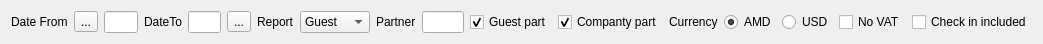
<?xml version="1.0" encoding="UTF-8"?>
<ui version="4.0">
 <class>FCardexSales</class>
 <widget class="QWidget" name="FCardexSales">
  <property name="geometry">
   <rect>
    <x>0</x>
    <y>0</y>
    <width>1043</width>
    <height>41</height>
   </rect>
  </property>
  <property name="windowTitle">
   <string>Form</string>
  </property>
  <layout class="QHBoxLayout" name="horizontalLayout_2">
   <item>
    <widget class="QLabel" name="label">
     <property name="text">
      <string>Date From</string>
     </property>
    </widget>
   </item>
   <item>
    <widget class="QToolButton" name="toolButton">
     <property name="focusPolicy">
      <enum>Qt::NoFocus</enum>
     </property>
     <property name="text">
      <string>...</string>
     </property>
     <property name="icon">
      <iconset resource="../Resort/res.qrc">
       <normaloff>:/images/left.png</normaloff>:/images/left.png</iconset>
     </property>
    </widget>
   </item>
   <item>
    <widget class="EDateEdit" name="deFrom">
     <property name="maximumSize">
      <size>
       <width>100</width>
       <height>16777215</height>
      </size>
     </property>
    </widget>
   </item>
   <item>
    <widget class="QLabel" name="label_2">
     <property name="text">
      <string>DateTo</string>
     </property>
    </widget>
   </item>
   <item>
    <widget class="EDateEdit" name="deTo">
     <property name="maximumSize">
      <size>
       <width>100</width>
       <height>16777215</height>
      </size>
     </property>
    </widget>
   </item>
   <item>
    <widget class="QToolButton" name="toolButton_2">
     <property name="focusPolicy">
      <enum>Qt::NoFocus</enum>
     </property>
     <property name="text">
      <string>...</string>
     </property>
     <property name="icon">
      <iconset resource="../Resort/res.qrc">
       <normaloff>:/images/right.png</normaloff>:/images/right.png</iconset>
     </property>
    </widget>
   </item>
   <item>
    <widget class="QLabel" name="label_5">
     <property name="text">
      <string>Report</string>
     </property>
    </widget>
   </item>
   <item>
    <widget class="QComboBox" name="cbReportType">
     <property name="focusPolicy">
      <enum>Qt::NoFocus</enum>
     </property>
     <item>
      <property name="text">
       <string>Guest</string>
      </property>
     </item>
     <item>
      <property name="text">
       <string>Cardex</string>
      </property>
     </item>
    </widget>
   </item>
   <item>
    <widget class="QLabel" name="label_4">
     <property name="text">
      <string>Partner</string>
     </property>
    </widget>
   </item>
   <item>
    <widget class="EQLineEdit" name="leCardex">
     <property name="focusPolicy">
      <enum>Qt::ClickFocus</enum>
     </property>
    </widget>
   </item>
   <item>
    <widget class="QCheckBox" name="chGuestPart">
     <property name="focusPolicy">
      <enum>Qt::ClickFocus</enum>
     </property>
     <property name="text">
      <string>Guest part</string>
     </property>
     <property name="checked">
      <bool>true</bool>
     </property>
    </widget>
   </item>
   <item>
    <widget class="QCheckBox" name="chCompanyPart">
     <property name="focusPolicy">
      <enum>Qt::ClickFocus</enum>
     </property>
     <property name="text">
      <string>Companty part</string>
     </property>
     <property name="checked">
      <bool>true</bool>
     </property>
    </widget>
   </item>
   <item>
    <widget class="QWidget" name="widget" native="true">
     <layout class="QHBoxLayout" name="horizontalLayout">
      <property name="leftMargin">
       <number>0</number>
      </property>
      <property name="topMargin">
       <number>0</number>
      </property>
      <property name="rightMargin">
       <number>0</number>
      </property>
      <property name="bottomMargin">
       <number>0</number>
      </property>
      <item>
       <widget class="QLabel" name="label_3">
        <property name="text">
         <string>Currency</string>
        </property>
       </widget>
      </item>
      <item>
       <widget class="QRadioButton" name="rbAmd">
        <property name="focusPolicy">
         <enum>Qt::ClickFocus</enum>
        </property>
        <property name="text">
         <string>AMD</string>
        </property>
        <property name="checked">
         <bool>true</bool>
        </property>
       </widget>
      </item>
      <item>
       <widget class="QRadioButton" name="rbUsd">
        <property name="focusPolicy">
         <enum>Qt::ClickFocus</enum>
        </property>
        <property name="text">
         <string>USD</string>
        </property>
       </widget>
      </item>
      <item>
       <widget class="QCheckBox" name="chNoVat">
        <property name="focusPolicy">
         <enum>Qt::NoFocus</enum>
        </property>
        <property name="text">
         <string>No VAT</string>
        </property>
       </widget>
      </item>
      <item>
       <widget class="QCheckBox" name="chCheckin">
        <property name="focusPolicy">
         <enum>Qt::NoFocus</enum>
        </property>
        <property name="text">
         <string>Check in included</string>
        </property>
       </widget>
      </item>
     </layout>
    </widget>
   </item>
   <item>
    <spacer name="horizontalSpacer">
     <property name="orientation">
      <enum>Qt::Horizontal</enum>
     </property>
     <property name="sizeHint" stdset="0">
      <size>
       <width>59</width>
       <height>20</height>
      </size>
     </property>
    </spacer>
   </item>
  </layout>
 </widget>
 <customwidgets>
  <customwidget>
   <class>EQLineEdit</class>
   <extends>QLineEdit</extends>
   <header location="global">eqlineedit.h</header>
   <slots>
    <signal>customButtonClicked(bool)</signal>
   </slots>
  </customwidget>
  <customwidget>
   <class>EDateEdit</class>
   <extends>QLineEdit</extends>
   <header location="global">edateedit.h</header>
  </customwidget>
 </customwidgets>
 <tabstops>
  <tabstop>deFrom</tabstop>
  <tabstop>deTo</tabstop>
  <tabstop>leCardex</tabstop>
  <tabstop>chGuestPart</tabstop>
  <tabstop>chCompanyPart</tabstop>
 </tabstops>
 <resources>
  <include location="../Resort/res.qrc"/>
 </resources>
 <connections/>
</ui>
